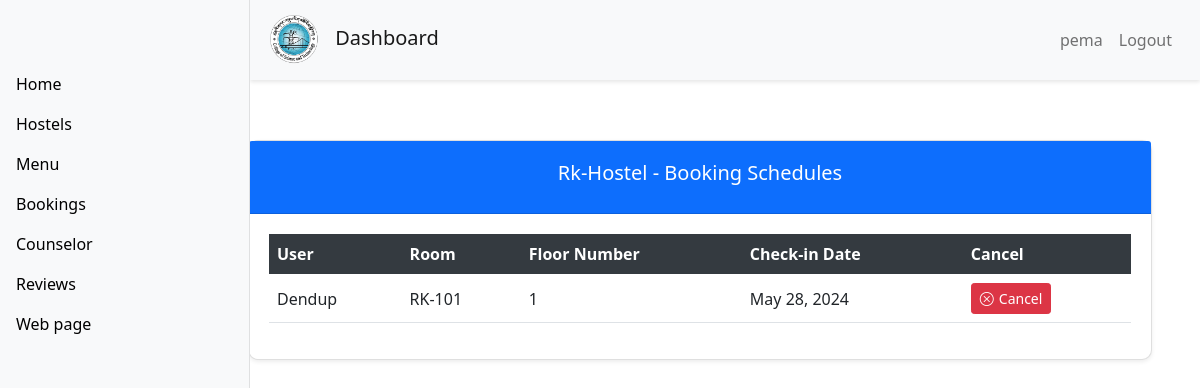
Page /booking_detail/1 (signed in) on the committed database.
### APP/models.py (models this page shows, shortened)
class Hostel(models.Model):
    gender = (
        ('M','Male'),
        ('F','Female'),
    )
    name = models.CharField(max_length=200)
    gender = models.CharField(max_length=200,null= True,choices=gender)
    description = models.TextField(max_length=200)
    image = models.ImageField(upload_to='hostels/')

class Booking(models.Model):
    user = models.OneToOneField(User, null=True, related_name='booking', on_delete=models.SET_NULL)
    room = models.ForeignKey(Room, null = True, on_delete=models.SET_NULL)
    check_in = models.DateField(default=datetime.date.today,blank = True)
    check_out = models.DateField(default=get_end_of_semester,blank = True)

class Room (models.Model):
    Status = (
        ('Vacant','Vacant'),
        ('Full','Full'),
        ('Maintainece','Maintainece')
    )
    floor = models.ForeignKey(Floor,related_name='rooms' ,null=True,on_delete=models.SET_NULL)
    room = models.CharField(max_length=200)
    max_capacity = models.IntegerField(default=3)
    current_bookings = models.IntegerField(default=0)
    status = models.CharField(max_length=200,choices=Status ,default='Vacant')

class Floor(models.Model):
    hostel = models.ForeignKey(Hostel,related_name='floors',null=True,on_delete=models.SET_NULL)
    number = models.IntegerField(default=0,null=True)

### APP/decorators.py (the view)
        def wrapper_func(request, *args, **kwargs):
            group = None
            if request.user.groups.exists():
                group = request.user.groups.all()[0].name
            if group in allowed_roles:
                return view_func(request, *args, **kwargs)
            else:
                return HttpResponse("You are not authorized to view this page.")

### APP/views.py (called while the page is built)
@login_required(login_url='login')
@allowed_users(allowed_roles=['admin'])
def booking_detail(request,pk):
    hostel = get_object_or_404(Hostel, id=pk)
    bookings = Booking.objects.filter(room__floor__hostel=hostel)
    context = {
        'hostel': hostel,
        'booking': bookings,
    }
    return render(request, 'admin_view/booking_detail.html', context)

### APP/templates/admin_view/booking_detail.html (shortened to what this page needs)
{% extends 'admin_view/base.html' %}
{% block content %}
<div class="container mt-5">
    <div class="row">
        <div class="col-md-12">
            <div class="card shadow-sm">
                <div class="card-header bg-primary text-white">
                    <h5 class="card-title text-center">{{ hostel.name }} - Booking Schedules</h5>
                </div>
                <div class="card-body">
                    <table class="table table-hover">
                        <thead class="thead-dark">
                            <tr>
                                <th scope="col">User</th>
                                <th scope="col">Room</th>
                                <th scope="col">Floor Number</th>
                                <th scope="col">Check-in Date</th>
                                <th scope="col">Cancel</th>
                            </tr>
                        </thead>
                        <tbody>
                            {% for booking in booking %}
                            <tr>
                                <td>{{ booking.user.username }}</td>
                                <td>{{ booking.room.room }}</td>
                                <td>{{ booking.room.floor.number }}</td>
                                <td>{{ booking.check_in }}</td>
                                <td>
                                    <a href="{% url 'delete_booking' booking.id %}" class="btn btn-danger btn-sm">
                                        <i class="bi bi-x-circle"></i> Cancel
                                    </a>
                                </td>
                            </tr>
                            {% endfor %}
                        </tbody>
                    </table>
                </div>
            </div>
        </div>
    </div>
</div>
<link href="https://cdnjs.cloudflare.com/ajax/libs/bootstrap-icons/1.5.0/font/bootstrap-icons.min.css" rel="stylesheet">
{% endblock %}

### APP/templates/admin_view/base.html (shortened to what this page needs)
<!DOCTYPE html>
<html lang="en">
{% load static %}
<head>
  <link href="https://cdn.jsdelivr.net/npm/bootstrap@5.0.2/dist/css/bootstrap.min.css" rel="stylesheet"
>
  <link href="https://cdnjs.cloudflare.com/ajax/libs/bootstrap-icons/1.5.0/font/bootstrap-icons.min.css"
    rel="stylesheet">
</head>
<body>
  <nav class="navbar navbar-expand-lg navbar-light bg-light topbar">
    <a class="navbar-brand" href="#">
      <img src="{% static 'APP/image/cstlogo176.png' %}" style="width: 50px; height: 50px;" alt="Brand Logo">
      Dashboard
    </a>
    <div class="collapse navbar-collapse">
      <ul class="navbar-nav ms-auto">
        <li class="nav-item">
          <span class="nav-link">{{ user.username }}</span>
        </li>
        <li class="nav-item">
          <a class="nav-link" href="{% url 'logout' %}">Logout</a>
        </li>
      </ul>
    </div>
  </nav>
  <div class="container-fluid">
    <div class="row">
      <nav id="sidebarMenu" class="col-md-3 col-lg-2 d-md-block sidebar">
        <div class="position-sticky pt-3 sidebar-sticky">
          <ul class="nav flex-column">
            {% if request.user.is_staff %}
            <li class="nav-item">
              <a class="nav-link active" href="{% url 'dash' %}">Home</a>
            </li>
            <li class="nav-item">
              <a class="nav-link" href="{% url 'hostel' %}">Hostels</a>
            </li>
            <li class="nav-item">
              <a class="nav-link" href="{% url 'menu_admin' %}">Menu</a>
            </li>
            <li class="nav-item">
              <a class="nav-link" href="{% url 'booking_admin' %}">Bookings</a>
            </li>
            <li class="nav-item">
              <a class="nav-link" href="{% url 'counselor' %}">Counselor</a>
            </li>
            <li class="nav-item">
              <a class="nav-link" href="{%url 'review_admin'%}">Reviews</a>
            </li>
            {% endif %}
            <li class="nav-item">
              <a class="nav-link" href="{% url 'home' %}">Web page</a>
            </li>
          </ul>
        </div>
      </nav>
      <main class="col-md-9 ms-sm-auto col-lg-10 px-md-4 main-content">
        <br>
        <br>
        <br>
        {% block content %}
        {% endblock %}
      </main>
    </div>
  </div>
</body>
</html>

### APP/templates/admin_view/base.html (style rules this page uses)
body { overflow-x: hidden; }
.sidebar { position: fixed; top: 0; bottom: 0; left: 0; z-index: 100; padding: 48px 0 0; width: 250px; background-color: #f8f9fa; box-shadow: inset -1px 0 0 rgba(0, 0, 0, 0.1); }
.sidebar-sticky { position: relative; top: 0; height: calc(100vh - 48px); padding-top: .5rem; overflow-x: hidden; overflow-y: auto; }
.main-content { margin-left: 250px; padding: 20px; }
.navbar-brand img { margin-right: 10px; }
.nav-link { color: #000; font-weight: 500; }
.navbar { padding: 10px 15px; }
.topbar { position: fixed; width: calc(100% - 250px); left: 250px; top: 0; z-index: 99; background-color: #fff; box-shadow: 0 2px 4px rgba(0, 0, 0, 0.1); padding: 10px 20px; }
.topbar .navbar-nav { margin-left: auto; }

### APP/templates/admin_view/booking_detail.html (style rules this page uses)
.card { border-radius: 10px; box-shadow: 0 4px 8px rgba(0, 0, 0, 0.1); }
.card-header { border-top-left-radius: 10px; border-top-right-radius: 10px; padding: 20px; }
.card-body { padding: 20px; }
.table th, .table td { vertical-align: middle; }
.thead-dark th { background-color: #343a40; color: #fff; }
.btn-danger { display: inline-flex; align-items: center; }
.btn-danger i { margin-right: 5px; }

### rows in the picture
Hostel: name "Rk-Hostel"
Booking: user.username "Dendup", room.room "RK-101", room.floor.number "1", check_in "May 28, 2024"

### other values in the picture
{{ user.username }} "pema"
